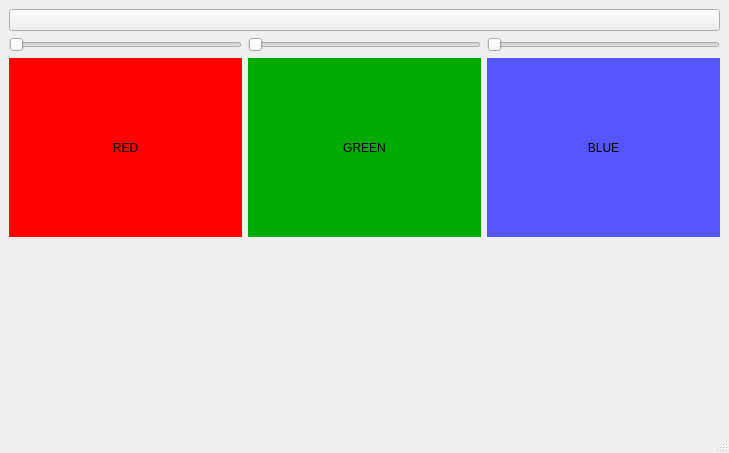
<?xml version="1.0" encoding="UTF-8"?>
<ui version="4.0">
 <class>MainWindow</class>
 <widget class="QMainWindow" name="MainWindow">
  <property name="geometry">
   <rect>
    <x>0</x>
    <y>0</y>
    <width>729</width>
    <height>453</height>
   </rect>
  </property>
  <property name="windowTitle">
   <string>MainWindow</string>
  </property>
  <widget class="QWidget" name="centralwidget">
   <layout class="QVBoxLayout" name="verticalLayout_2">
    <item>
     <layout class="QVBoxLayout" name="verticalLayout_3">
      <item>
       <widget class="QPushButton" name="pushButton">
        <property name="text">
         <string/>
        </property>
       </widget>
      </item>
     </layout>
    </item>
    <item>
     <layout class="QVBoxLayout" name="verticalLayout">
      <item>
       <layout class="QHBoxLayout" name="horizontalLayout">
        <item>
         <widget class="QSlider" name="RedSlider">
          <property name="maximum">
           <number>255</number>
          </property>
          <property name="orientation">
           <enum>Qt::Horizontal</enum>
          </property>
         </widget>
        </item>
        <item>
         <widget class="QSlider" name="GreenSlider">
          <property name="maximum">
           <number>255</number>
          </property>
          <property name="orientation">
           <enum>Qt::Horizontal</enum>
          </property>
         </widget>
        </item>
        <item>
         <widget class="QSlider" name="BlueSlider">
          <property name="maximum">
           <number>255</number>
          </property>
          <property name="orientation">
           <enum>Qt::Horizontal</enum>
          </property>
         </widget>
        </item>
       </layout>
      </item>
     </layout>
    </item>
    <item>
     <layout class="QHBoxLayout" name="horizontalLayout_2">
      <item>
       <widget class="QLabel" name="label">
        <property name="styleSheet">
         <string notr="true">
background-color: rgb(255, 0, 0);</string>
        </property>
        <property name="text">
         <string>RED</string>
        </property>
        <property name="alignment">
         <set>Qt::AlignCenter</set>
        </property>
       </widget>
      </item>
      <item>
       <widget class="QLabel" name="label_2">
        <property name="styleSheet">
         <string notr="true">background-color: rgb(0, 170, 0);</string>
        </property>
        <property name="text">
         <string>GREEN</string>
        </property>
        <property name="alignment">
         <set>Qt::AlignCenter</set>
        </property>
       </widget>
      </item>
      <item>
       <widget class="QLabel" name="label_3">
        <property name="styleSheet">
         <string notr="true">background-color: rgb(85, 85, 255);</string>
        </property>
        <property name="text">
         <string>BLUE</string>
        </property>
        <property name="alignment">
         <set>Qt::AlignCenter</set>
        </property>
       </widget>
      </item>
     </layout>
    </item>
    <item>
     <layout class="QHBoxLayout" name="horizontalLayout_3">
      <item>
       <widget class="QLabel" name="red_value">
        <property name="text">
         <string/>
        </property>
        <property name="alignment">
         <set>Qt::AlignCenter</set>
        </property>
       </widget>
      </item>
      <item>
       <widget class="QLabel" name="green_value">
        <property name="text">
         <string/>
        </property>
        <property name="alignment">
         <set>Qt::AlignCenter</set>
        </property>
       </widget>
      </item>
      <item>
       <widget class="QLabel" name="blue_value">
        <property name="text">
         <string/>
        </property>
        <property name="alignment">
         <set>Qt::AlignCenter</set>
        </property>
       </widget>
      </item>
     </layout>
    </item>
   </layout>
  </widget>
  <widget class="QMenuBar" name="menubar">
   <property name="geometry">
    <rect>
     <x>0</x>
     <y>0</y>
     <width>729</width>
     <height>26</height>
    </rect>
   </property>
  </widget>
  <widget class="QStatusBar" name="statusbar"/>
 </widget>
 <resources/>
 <connections/>
</ui>
